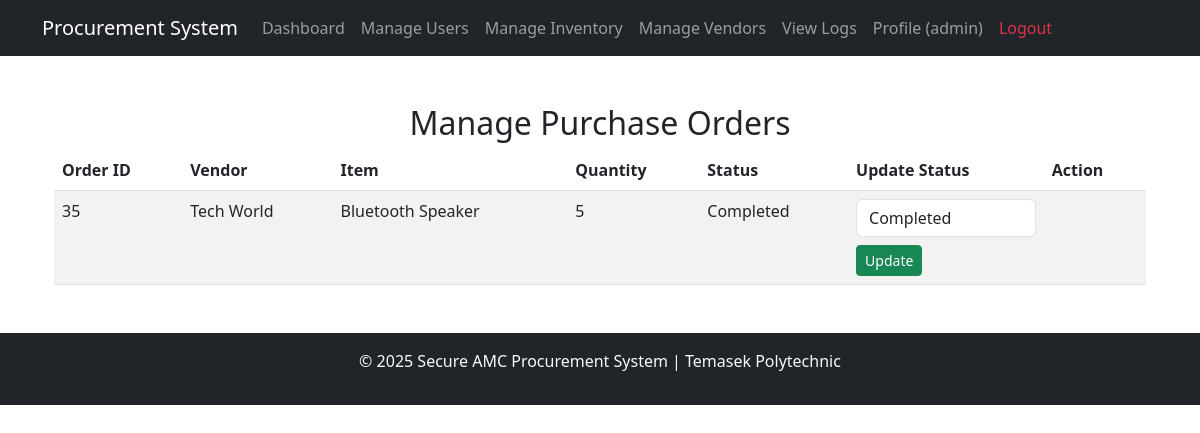
The app's page /inventory_system/manage_purchase_orders.php (signed in) with its own data.
### tables this page shows
CREATE TABLE `purchase_orders` (
  `id` int(11) NOT NULL,
  `vendor_id` int(11) DEFAULT NULL,
  `item_id` int(11) DEFAULT NULL,
  `quantity` int(11) DEFAULT NULL,
  `status` enum('Pending','Approved','Completed','Shipped') NOT NULL DEFAULT 'Pending',
  `created_at` timestamp NOT NULL DEFAULT current_timestamp()
);

CREATE TABLE `vendors` (
  `id` int(11) NOT NULL,
  `vendor_name` varchar(255) NOT NULL,
  `contact_info` varchar(255) NOT NULL,
  `contact` varchar(255) DEFAULT NULL,
  `services` varchar(255) DEFAULT NULL
);

CREATE TABLE `inventory` (
  `id` int(11) NOT NULL,
  `product_name` varchar(255) NOT NULL,
  `sku` varchar(100) NOT NULL,
  `quantity` int(11) NOT NULL,
  `restock_level` int(11) NOT NULL
);

### inventory_system/manage_purchase_orders.php (the view, shortened to what this page needs)
<?php
include 'db.php';
include 'header.php';
$query = "SELECT po.id, v.vendor_name, i.product_name, po.quantity, po.status
          FROM purchase_orders po
          JOIN vendors v ON po.vendor_id = v.id
          JOIN inventory i ON po.item_id = i.id
          ORDER BY po.id DESC";
$result = mysqli_query($conn, $query);
?>
<div class="container mt-5">
    <h2 class="text-center">Manage Purchase Orders</h2>
    <table class="table table-striped">
        <thead>
            <tr>
                <th>Order ID</th>
                <th>Vendor</th>
                <th>Item</th>
                <th>Quantity</th>
                <th>Status</th>
                <th>Update Status</th>
                <th>Action</th>
            </tr>
        </thead>
        <tbody>
            <?php while ($row = mysqli_fetch_assoc($result)) { ?>
                <tr>
                    <td><?php echo $row['id']; ?></td>
                    <td><?php echo htmlspecialchars($row['vendor_name']); ?></td>
                    <td><?php echo htmlspecialchars($row['product_name']); ?></td>
                    <td><?php echo $row['quantity']; ?></td>
                    <td><?php echo $row['status']; ?></td>
                    <td>
                        <form method="POST">
                            <select name="status" class="form-control">
                                <option value="Completed" <?php if ($row['status'] == "Completed") echo "selected"; ?>>Completed</option>
                            </select>
                            <button type="submit" name="update_status" class="btn btn-sm btn-success mt-2">Update</button>
                        </form>
                    </td>
                    <td>
                    </td>
                </tr>
            <?php } ?>
        </tbody>
    </table>
</div>
<?php include 'footer.php'; ?>

### records on screen
purchase_orders: id "35", vendor.vendor_name "Tech World", item.product_name "Bluetooth Speaker", quantity "5", status "Completed"

### other values on screen
$user_name "admin"
